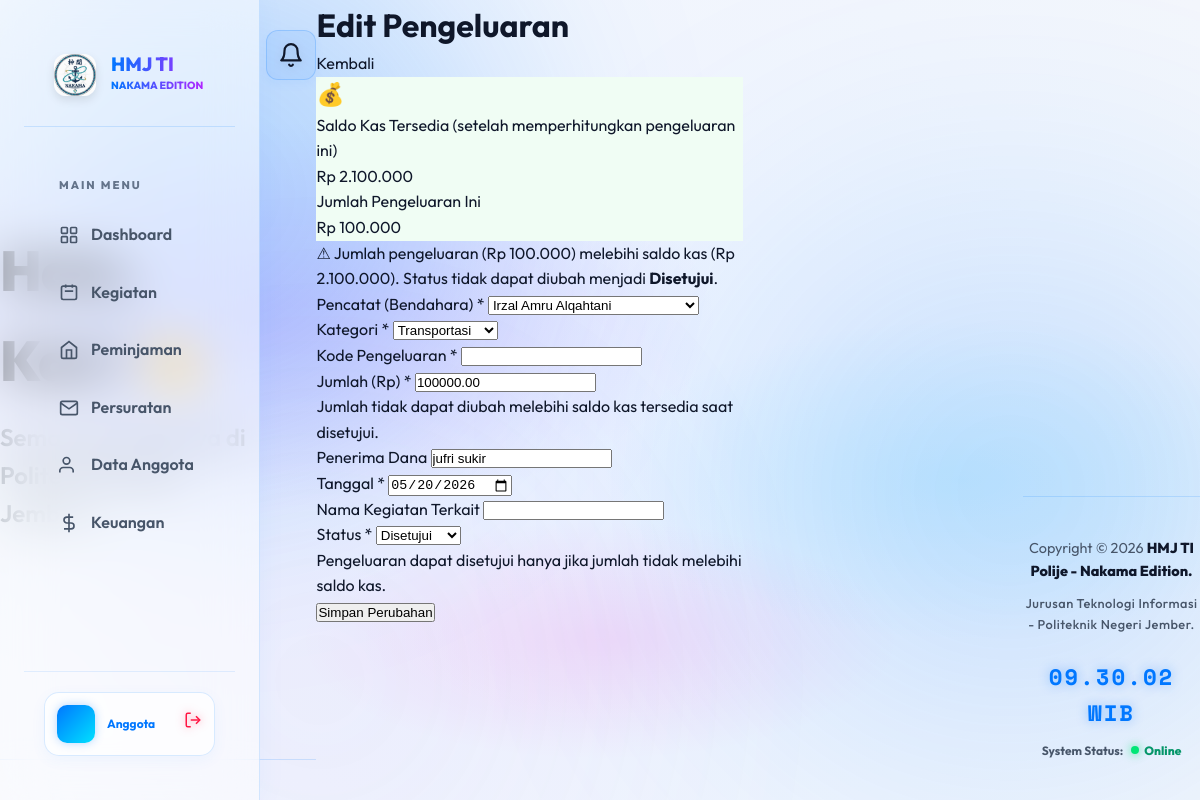
Screenshot of /edit_pengeluaran.php?id=30 (signed in) with the database file from the repository.
### tables this page shows
CREATE TABLE `pengeluaran` (
  `id_pengeluaran` int(11) NOT NULL,
  `id_anggota` int(11) NOT NULL,
  `id_kategori` int(11) NOT NULL,
  `id_kegiatan` int(11) DEFAULT NULL,
  `penerima` varchar(100) DEFAULT NULL,
  `jumlah` decimal(15,2) NOT NULL,
  `tanggal` date NOT NULL,
  `status` varchar(20) NOT NULL DEFAULT 'Menunggu'
);

CREATE TABLE `anggota` (
  `id_anggota` int(11) NOT NULL,
  `kode_pos` varchar(5) NOT NULL,
  `nim` varchar(20) NOT NULL,
  `nama_lengkap` varchar(150) NOT NULL,
  `email` varchar(100) DEFAULT NULL,
  `no_telp` varchar(20) DEFAULT NULL,
  `angkatan` varchar(10) DEFAULT NULL,
  `jurusan` varchar(100) DEFAULT NULL,
  `program_studi` varchar(100) DEFAULT NULL,
  `status_keanggotaan` varchar(50) NOT NULL DEFAULT 'Aktif'
);

CREATE TABLE `kategori` (
  `id_kategori` int(11) NOT NULL,
  `nama_kategori` varchar(100) NOT NULL,
  `jenis` enum('Pemasukan Iuran','Pemasukan DIPA','Pemasukan Sponsorship','Pengeluaran') NOT NULL
);

### edit_pengeluaran.php (the view, shortened to what this page needs)
<?php
$db  = new Database();
$pdo = $db->pdo;
$id_pengeluaran = $_GET['id'] ?? null;
$stmt = $pdo->prepare("SELECT * FROM pengeluaran WHERE id_pengeluaran = ?");
$stmt->execute([$id_pengeluaran]);
$pengeluaran = $stmt->fetch();
$saldoQuery = $pdo->query("
    SELECT
        (SELECT COALESCE(SUM(jumlah), 0) FROM pemasukan  WHERE status IN ('Berhasil','Disetujui')) -
        (SELECT COALESCE(SUM(jumlah), 0) FROM pengeluaran WHERE status IN ('Berhasil','Disetujui'))
    AS saldo
");
$saldo = (float)($saldoQuery->fetch(PDO::FETCH_ASSOC)['saldo'] ?? 0);
$statusLama    = $pengeluaran['status'];
$jumlahLama    = (float)$pengeluaran['jumlah'];
$saldoEfektif  = $saldo;
if (in_array($statusLama, ['Disetujui', 'Berhasil'])) {
    $saldoEfektif = $saldo + $jumlahLama;
}
$anggotaList = $pdo->query(
    "SELECT id_anggota, nama_lengkap FROM anggota ORDER BY nama_lengkap ASC"
)->fetchAll();
$kategoriList = $pdo->query(
    "SELECT id_kategori, nama_kategori FROM kategori WHERE jenis = 'Pengeluaran' ORDER BY nama_kategori ASC"
)->fetchAll();
?>
<?php include 'partials/header.php'; ?>
<?php include 'partials/navbar.php'; ?>
<?php include 'partials/sidebar.php'; ?>
<div id="main-content" class="h-full w-full bg-gray-50 relative overflow-y-auto lg:ml-64">
  <main>
    <div class="pt-6 px-4">
      <div class="mb-4 flex items-center justify-between">
        <h1 class="text-2xl sm:text-3xl font-bold text-gray-900">Edit Pengeluaran</h1>
        <a href="keuangan.php"
           class="text-white bg-gray-600 hover:bg-gray-700 focus:ring-4 focus:ring-gray-200 font-medium rounded-lg text-sm px-5 py-2.5 text-center">
          Kembali
        </a>
      </div>
      <div class="p-4 mb-4 rounded-lg border flex items-center gap-4"
           style="background:#f0fdf4; border-color:#86efac;">
        <span style="font-size:1.4rem;">💰</span>
        <div class="flex-1">
          <p class="text-xs text-gray-500 font-medium">Saldo Kas Tersedia (setelah memperhitungkan pengeluaran ini)</p>
          <p class="text-green-700 font-bold text-lg">Rp <?= number_format($saldoEfektif, 0, ',', '.') ?></p>
        </div>
        <div class="text-right">
          <p class="text-xs text-gray-500 font-medium">Jumlah Pengeluaran Ini</p>
          <p class="text-red-600 font-bold text-lg">Rp <?= number_format($jumlahLama, 0, ',', '.') ?></p>
        </div>
      </div>
      <div id="warnSaldo"
           class="p-4 mb-4 text-sm font-semibold rounded-lg border border-red-300 bg-red-50 text-red-700 <?= ($jumlahLama > $saldoEfektif) ? '' : 'hidden' ?>"
           role="alert">
        ⚠ Jumlah pengeluaran (Rp <?= number_format($jumlahLama, 0, ',', '.') ?>) melebihi saldo kas
        (Rp <?= number_format($saldoEfektif, 0, ',', '.') ?>).
        Status tidak dapat diubah menjadi <strong>Disetujui</strong>.
      </div>
      <div class="bg-white shadow rounded-lg p-4 sm:p-6 xl:p-8">
        <form action="actions/keuangan_action.php" method="POST" id="formEditPengeluaran">
          <div class="grid grid-cols-1 md:grid-cols-2 gap-6">
            <div>
              <label class="block mb-2 text-sm font-medium text-gray-900">Pencatat (Bendahara) *</label>
              <select name="id_anggota" required
                class="bg-gray-50 border border-gray-300 text-gray-900 text-sm rounded-lg focus:ring-cyan-600 focus:border-cyan-600 block w-full p-2.5">
                <?php foreach ($anggotaList as $a): ?>
                  <option value="<?= $a['id_anggota'] ?>" <?= $a['id_anggota'] == $pengeluaran['id_anggota'] ? 'selected' : '' ?>>
                    <?= htmlspecialchars($a['nama_lengkap']) ?>
                  </option>
                <?php endforeach; ?>
              </select>
            </div>
            <div>
              <label class="block mb-2 text-sm font-medium text-gray-900">Kategori *</label>
              <select name="id_kategori" required
                class="bg-gray-50 border border-gray-300 text-gray-900 text-sm rounded-lg focus:ring-cyan-600 focus:border-cyan-600 block w-full p-2.5">
                <?php foreach ($kategoriList as $k): ?>
                  <option value="<?= $k['id_kategori'] ?>" <?= $k['id_kategori'] == $pengeluaran['id_kategori'] ? 'selected' : '' ?>>
                    <?= htmlspecialchars($k['nama_kategori']) ?>
                  </option>
                <?php endforeach; ?>
              </select>
            </div>
            <div>
              <label class="block mb-2 text-sm font-medium text-gray-900">Kode Pengeluaran *</label>
              <input type="text" name="kode_pengeluaran" required
                value="<?= htmlspecialchars($pengeluaran['kode_pengeluaran']) ?>"
                class="bg-gray-50 border border-gray-300 text-gray-900 text-sm rounded-lg focus:ring-cyan-600 focus:border-cyan-600 block w-full p-2.5">
            </div>
            <div>
              <label class="block mb-2 text-sm font-medium text-gray-900">Jumlah (Rp) *</label>
              <input type="number" name="jumlah" required min="0" step="0.01"
                value="<?= htmlspecialchars($pengeluaran['jumlah']) ?>"
                class="bg-gray-50 border border-gray-300 text-gray-900 text-sm rounded-lg focus:ring-cyan-600 focus:border-cyan-600 block w-full p-2.5">
              <p class="mt-1 text-xs text-gray-400">
                Jumlah tidak dapat diubah melebihi saldo kas tersedia saat disetujui.
              </p>
            </div>
            <div>
              <label class="block mb-2 text-sm font-medium text-gray-900">Penerima Dana</label>
              <input type="text" name="penerima"
                value="<?= htmlspecialchars($pengeluaran['penerima']) ?>"
                class="bg-gray-50 border border-gray-300 text-gray-900 text-sm rounded-lg focus:ring-cyan-600 focus:border-cyan-600 block w-full p-2.5">
            </div>
            <div>
              <label class="block mb-2 text-sm font-medium text-gray-900">Tanggal *</label>
              <input type="date" name="tanggal" required
                value="<?= htmlspecialchars($pengeluaran['tanggal']) ?>"
                class="bg-gray-50 border border-gray-300 text-gray-900 text-sm rounded-lg focus:ring-cyan-600 focus:border-cyan-600 block w-full p-2.5">
            </div>
            <div class="md:col-span-2">
              <label class="block mb-2 text-sm font-medium text-gray-900">Nama Kegiatan Terkait</label>
              <input type="text" name="nama_kegiatan"
                value="<?= htmlspecialchars($pengeluaran['nama_kegiatan'] ?? '') ?>"
                class="bg-gray-50 border border-gray-300 text-gray-900 text-sm rounded-lg focus:ring-cyan-600 focus:border-cyan-600 block w-full p-2.5">
            </div>
            <div class="md:col-span-2">
              <label class="block mb-2 text-sm font-medium text-gray-900">Status *</label>
              <select name="status" id="selectStatus" required
                class="bg-gray-50 border border-gray-300 text-gray-900 text-sm rounded-lg focus:ring-cyan-600 focus:border-cyan-600 block w-full p-2.5"
                onchange="cekSaldoEdit()">
                <option value="Disetujui" <?= $pengeluaran['status'] === 'Disetujui' ? 'selected' : '' ?>>Disetujui</option>
              </select>
              <p class="mt-1 text-xs text-gray-400">
                Pengeluaran dapat disetujui hanya jika jumlah tidak melebihi saldo kas.
              </p>
            </div>
          </div>
          <div class="mt-6">
            <button type="submit" id="btnSimpan"
              class="text-white bg-cyan-600 hover:bg-cyan-700 focus:ring-4 focus:ring-cyan-200 font-medium rounded-lg text-sm px-5 py-2.5 text-center transition-opacity">
              Simpan Perubahan
            </button>
          </div>
        </form>
      </div>
    </div>
  </main>
  <?php include 'includes/footer.php'; ?>

### assets/css/templatemo-glass-admin-style.css (style rules this page uses)
:root { --emerald: #1e40af; --emerald-light: #60a5fa; --gold: #ffffff; --gold-light: #f1f5f9; --amber: #1d4ed8; --cream: #eff6ff; --coral: #38bdf8; --slate: #475569; --glass-bg: rgba(255, 255, 255, 0.05); --glass-border: rgba(255, 255, 255, 0.1); --glass-shadow: rgba(0, 0, 0, 0.3); --glass-hover: rgba(255, 255, 255, 0.08); --bg-dark: #020617; --bg-gradient-1: #0a192f; --bg-gradient-2: #0f172a; --bg-gradient-3: #1e1b4b; --text-primary: #f8fafc; --text-secondary: rgba(248, 250, 252, 0.7); --text-muted: rgba(248, 250, 252, 0.4); --success: #22c55e; --warning: #fbbf24; --danger: #ef4444; --info: #0ea5e9; --sidebar-width: 280px; --navbar-height: 70px; --border-radius: 20px; --card-padding: 24px; --transition-fast: 0.2s ease; --transition-normal: 0.3s ease; --transition-slow: 0.5s ease; }
*, *::before, *::after { margin: 0; padding: 0; box-sizing: border-box; }
html { scroll-behavior: smooth; }
body { font-family: 'Outfit', sans-serif; background: var(--bg-dark); color: var(--text-primary); min-height: 100vh; overflow-x: hidden; line-height: 1.6; }
a { text-decoration: none; color: inherit; }

### partials/header.php (style rules this page uses)
:root { --bg-light-main: #f4f7fc; --blue-accent: #0077ff; --purple-subtle: #a78bfa; --text-main: #0f172a; --text-muted: #475569; --glass-bg: rgba(255, 255, 255, 0.55); --glass-border: rgba(0, 119, 255, 0.15); }
body { background-color: var(--bg-light-main); color: var(--text-main); min-height: 100vh; overflow-x: hidden; font-family: 'Outfit', sans-serif; }

### rows the page displays
pengeluaran: jumlah "100.000", id_anggota "Irzal Amru Alqahtani", id_kategori "Transportasi", jumlah "100000.00", penerima "jufri sukir", tanggal "05/20/2026", status "Disetujui"

### other values shown
$role "Anggota"
$saldoEfektif "2.100.000"
